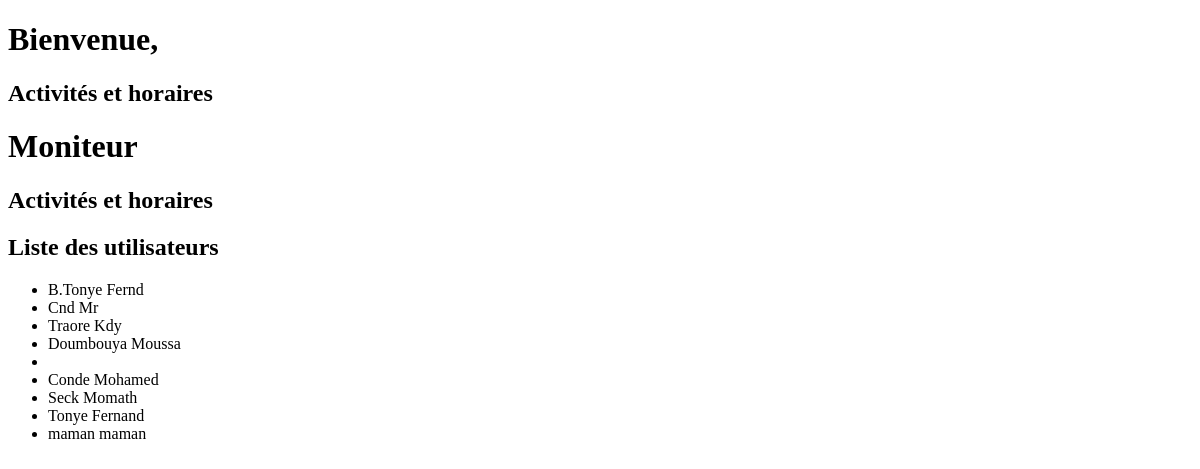
Page /moniteur/ on the earlier database version.
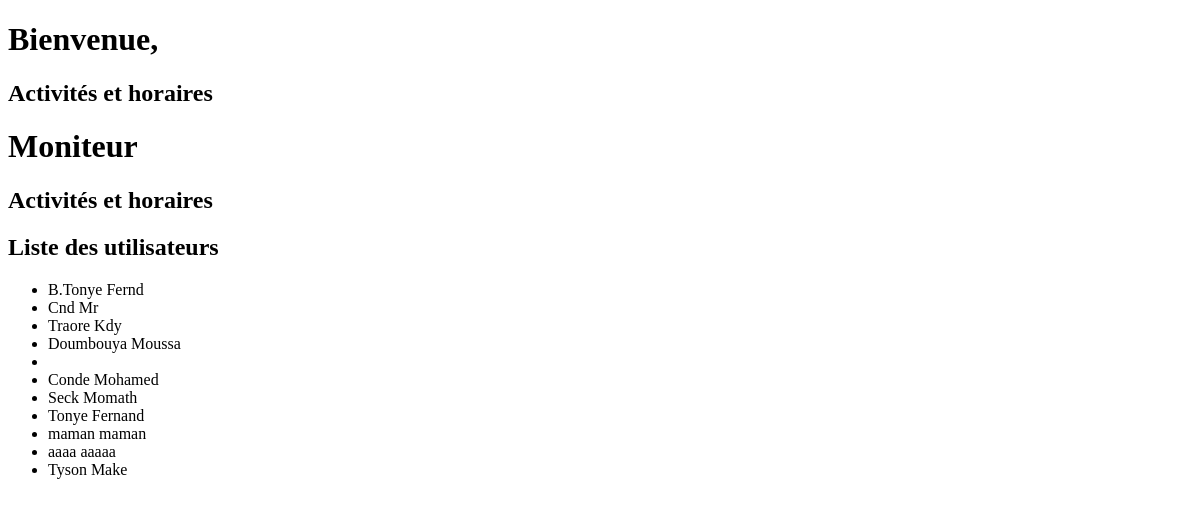
Same page on the later database version.
### CentreSportif/models.py (models this page shows)
class Client(models.Model):
    user = models.OneToOneField(User, on_delete=models.CASCADE, null=True, blank=True)
    nom_client = models.CharField(max_length=255)
    prenom_client = models.CharField(max_length=255)
    username = models.CharField(max_length=255, null=True, blank=True)
    email = models.CharField(max_length=255, null=False, blank=True)
    age = models.IntegerField(null=True, blank=True)
    choix_sport = models.CharField(max_length=255, null=True, blank=True)
    role = models.CharField(max_length=255, null=True, blank=True)
    password = models.CharField(max_length=255, null=False, blank=False)

### CentreSportif/views.py (the view)
# urls.py: path('moniteur/', views.moniteur, name='moniteur'),
def moniteur(request):
    clients = Client.objects.all()  # Récupérer tous les utilisateurs
    return render(request, 'moniteur.html', {'clients': clients})

### CentreSportif/Templates/moniteur.html (shortened to what this page needs)
<!DOCTYPE html>
<html lang="en">
<head>
</head>
<body>
    <h1>Bienvenue, {{ moniteur.prenom }} {{ moniteur.nom }}</h1>
    <h2>Activités et horaires</h2>
    <h1>Moniteur</h1>
    <h2>Activités et horaires</h2>
    <h2>Liste des utilisateurs</h2>
    <ul>
        {% for client in clients %}
        <li>{{ client.nom_client }} {{ client.prenom_client }}</li>
        {% endfor %}
    </ul>
</body>
</html>

Differences in the rows shown:
added Client: nom_client "aaaa", prenom_client "aaaaa"
added Client: nom_client "Tyson", prenom_client "Make"
